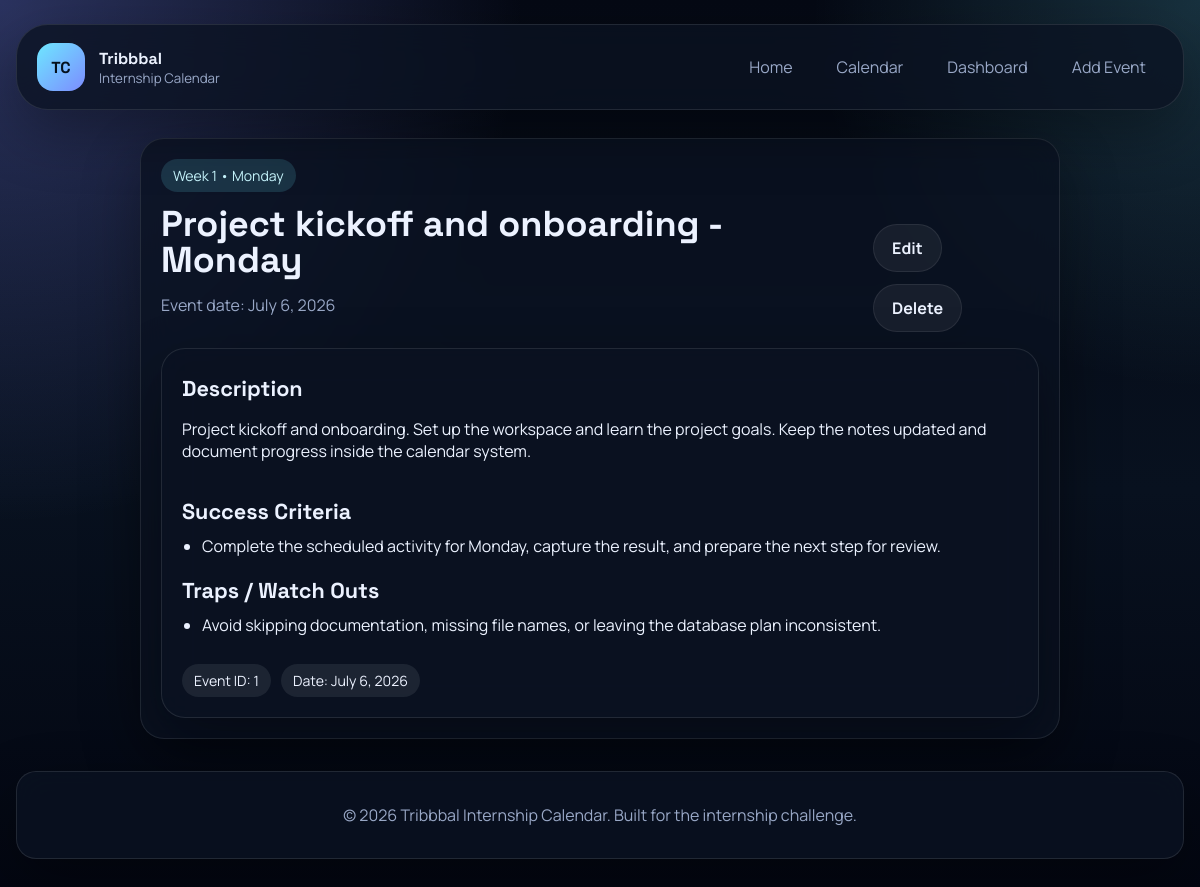
/event.php, run on the app's committed database.
### tables this page shows
CREATE TABLE calendar_events (
    id INT AUTO_INCREMENT PRIMARY KEY,
    week INT NOT NULL,
    day VARCHAR(20) NOT NULL,
    title VARCHAR(255) NOT NULL,
    description TEXT NOT NULL,
    success_criteria TEXT NOT NULL,
    traps TEXT DEFAULT NULL,
    event_date DATE NOT NULL,
    created_at TIMESTAMP DEFAULT CURRENT_TIMESTAMP
);

### includes/functions.php (called while the page is built, shortened)
<?php
function app_db(): mysqli
{
    static $connection = null;
    if ($connection instanceof mysqli) {
        return $connection;
    }
    try {
        $connection = mysqli_connect(DB_HOST, DB_USER, DB_PASS, DB_NAME);
    } catch (mysqli_sql_exception $e) {
        http_response_code(500);
        die(
            'Database connection failed. ' .
            'Create the `internship_app` MySQL user, import `sql/internship_calendar.sql`, ' .
            'and update `config/database.php`. ' .
            'Details: ' . htmlspecialchars($e->getMessage(), ENT_QUOTES, 'UTF-8')
        );
    }
    mysqli_set_charset($connection, 'utf8mb4');
    return $connection;
}
function app_escape(?string $value): string
{
    return htmlspecialchars(trim((string) $value), ENT_QUOTES, 'UTF-8');
}
function app_text_lines(?string $text): array
{
    $text = trim((string) $text);
    $text = str_replace(["\r\n", "\r"], "\n", $text);
    return array_values(array_filter(array_map('trim', explode("\n", $text))));
}
function app_format_date(?string $date): string
{
    $timestamp = strtotime($date);
    return $timestamp ? date('F j, Y', $timestamp) : '-';
}
function app_fetch_events(string $search = ''): array
{
    $conn = app_db();
    $sql = 'SELECT * FROM calendar_events';
    $sql .= ' ORDER BY event_date ASC, week ASC, day ASC, id ASC';
    $result = mysqli_query($conn, $sql);
    $events = [];
    if ($result instanceof mysqli_result) {
        while ($row = mysqli_fetch_assoc($result)) {
            $events[] = $row;
        }
    }
    return $events;
}

### event.php (the view, shortened to what this page needs)
<?php
require_once __DIR__ . '/includes/functions.php';
$event = null;
$events = app_fetch_events();
if (!$event) {
    $fallback = $events[0] ?? null;
    if ($fallback) {
        $event = $fallback;
    }
}
require_once __DIR__ . '/includes/header.php';
?>
<section class="form-shell">
    <?php if (!$event): ?>
        <div class="empty-state">
            <h1>No event found</h1>
            <p>Add a record first or return to the calendar view.</p>
            <a class="btn" href="add-event.php">Add event</a>
        </div>
    <?php else: ?>
        <div class="section-header">
            <div>
                <span class="pill accent">Week <?= (int) $event['week'] ?> • <?= app_escape($event['day']) ?></span>
                <h1 class="section-title"><?= app_escape($event['title']) ?></h1>
                <p class="section-subtitle">Event date: <?= app_format_date($event['event_date']) ?></p>
            </div>
            <div class="toolbar">
                <a class="ghost-btn" href="edit-event.php?id=<?= (int) $event['id'] ?>">Edit</a>
                <a class="ghost-btn" href="delete-event.php?id=<?= (int) $event['id'] ?>">Delete</a>
            </div>
        </div>
        <div class="panel event-detail" data-event-date="<?= app_escape($event['event_date']) ?>">
            <div>
                <h2 class="card-title">Description</h2>
                <p><?= nl2br(app_escape($event['description'])) ?></p>
            </div>
            <div>
                <h2 class="card-title">Success Criteria</h2>
                <?php $successLines = app_text_lines($event['success_criteria']); ?>
                <?php if ($successLines): ?>
                    <ul class="detail-list">
                        <?php foreach ($successLines as $line): ?>
                            <li><?= app_escape($line) ?></li>
                        <?php endforeach; ?>
                    </ul>
                <?php else: ?>
                    <p>-</p>
                <?php endif; ?>
            </div>
            <div>
                <h2 class="card-title">Traps / Watch Outs</h2>
                <?php $trapLines = app_text_lines($event['traps']); ?>
                <?php if ($trapLines): ?>
                    <ul class="detail-list">
                        <?php foreach ($trapLines as $line): ?>
                            <li><?= app_escape($line) ?></li>
                        <?php endforeach; ?>
                    </ul>
                <?php else: ?>
                    <p>-</p>
                <?php endif; ?>
            </div>
            <div class="timeline-meta">
                <span class="pill">Event ID: <?= (int) $event['id'] ?></span>
                <span class="pill">Date: <?= app_format_date($event['event_date']) ?></span>
            </div>
        </div>
    <?php endif; ?>
</section>
<?php require_once __DIR__ . '/includes/footer.php'; ?>

### assets/css/style.css (style rules this page uses)
:root { --bg: #08111f; --bg-soft: #101b31; --panel: rgba(11, 18, 34, 0.78); --panel-strong: #111d35; --line: rgba(255, 255, 255, 0.1); --text: #ecf2ff; --muted: #99a8c7; --accent: #6ee7ff; --accent-2: #7c8cff; --success: #22c55e; --warning: #f59e0b; --danger: #ef4444; --shadow: 0 22px 60px rgba(0, 0, 0, 0.32); --radius: 24px; --font-body: 'Manrope', system-ui, sans-serif; --font-display: 'Space Grotesk', 'Manrope', system-ui, sans-serif; }
* { box-sizing: border-box; }
html { scroll-behavior: smooth; }
body { margin: 0; font-family: var(--font-body); color: var(--text); background: radial-gradient(circle at top left, rgba(124, 140, 255, 0.32), transparent 35%), radial-gradient(circle at top right, rgba(110, 231, 255, 0.18), transparent 26%), linear-gradient(180deg, #050914 0%, var(--bg) 55%, #030611 100%); min-height: 100vh; }
a { color: inherit; text-decoration: none; }
.site-header, .flash, .panel, .card, .metric, .timeline-event, .form-shell, .empty-state, .site-footer { backdrop-filter: blur(16px); -webkit-backdrop-filter: blur(16px); background: var(--panel); border: 1px solid var(--line); box-shadow: var(--shadow); }
.brand strong, .section-title, .hero h1, .metric-value, .card-title, .timeline-week, .form-shell h1 { font-family: var(--font-display); }
.site-nav a, .btn, .ghost-btn, .danger-btn, .nav-toggle { border-radius: 999px; border: 1px solid transparent; transition: transform 180ms ease, background 180ms ease, border-color 180ms ease, color 180ms ease; }
.hero-panel, .panel, .form-shell, .card, .metric, .timeline-event, .empty-state { border-radius: var(--radius); }
.hero h1, .section-title, .form-shell h1 { margin: 14px 0 10px; font-size: clamp(2rem, 3vw, 3.7rem); line-height: 1; }
.hero p, .section-subtitle, .empty-state p, .metric-label, .card-meta, .timeline-desc, .form-hint, .site-footer, .helper-copy { color: var(--muted); }
.hero-actions, .toolbar, .form-actions { display: flex; flex-wrap: wrap; gap: 12px; align-items: center; }
.btn, .ghost-btn, .danger-btn { display: inline-flex; align-items: center; justify-content: center; gap: 8px; padding: 12px 18px; font-weight: 700; cursor: pointer; }
.ghost-btn { color: var(--text); background: rgba(255, 255, 255, 0.06); border-color: rgba(255, 255, 255, 0.08); }
.section-header { display: flex; align-items: end; justify-content: space-between; gap: 16px; margin-bottom: 16px; }
.card, .timeline-event, .empty-state, .panel, .form-shell { padding: 20px; }
.card-title { margin: 6px 0 10px; font-size: 1.35rem; }
.pill { display: inline-flex; align-items: center; padding: 7px 12px; border-radius: 999px; background: rgba(255, 255, 255, 0.08); color: var(--text); font-size: 0.88rem; }
.pill.accent { background: rgba(110, 231, 255, 0.15); color: #c8f7ff; }
.timeline-meta { display: flex; gap: 10px; flex-wrap: wrap; margin-top: 14px; }
.form-shell { max-width: 920px; margin: 0 auto; }
.event-detail { display: grid; gap: 14px; }
.detail-list { margin: 0; padding-left: 20px; color: var(--text); }

### data on the page
calendar_events: week "1", day "Monday", title "Project kickoff and onboarding - Monday", event_date "July 6, 2026", description "Project kickoff and onboarding. Set up the workspace and learn the project goals. Keep the notes updated and document progress inside the calendar system.", success_criteria "Complete the scheduled activity for Monday, capture the result, and prepare the next step for review.", traps "Avoid skipping documentation, missing file names, or leaving the database plan inconsistent.", id "1"

### other printed values
app_escape($item['label']) "Home"
app_escape($item['label']) "Calendar"
app_escape($item['label']) "Dashboard"
app_escape($item['label']) "Add Event"
